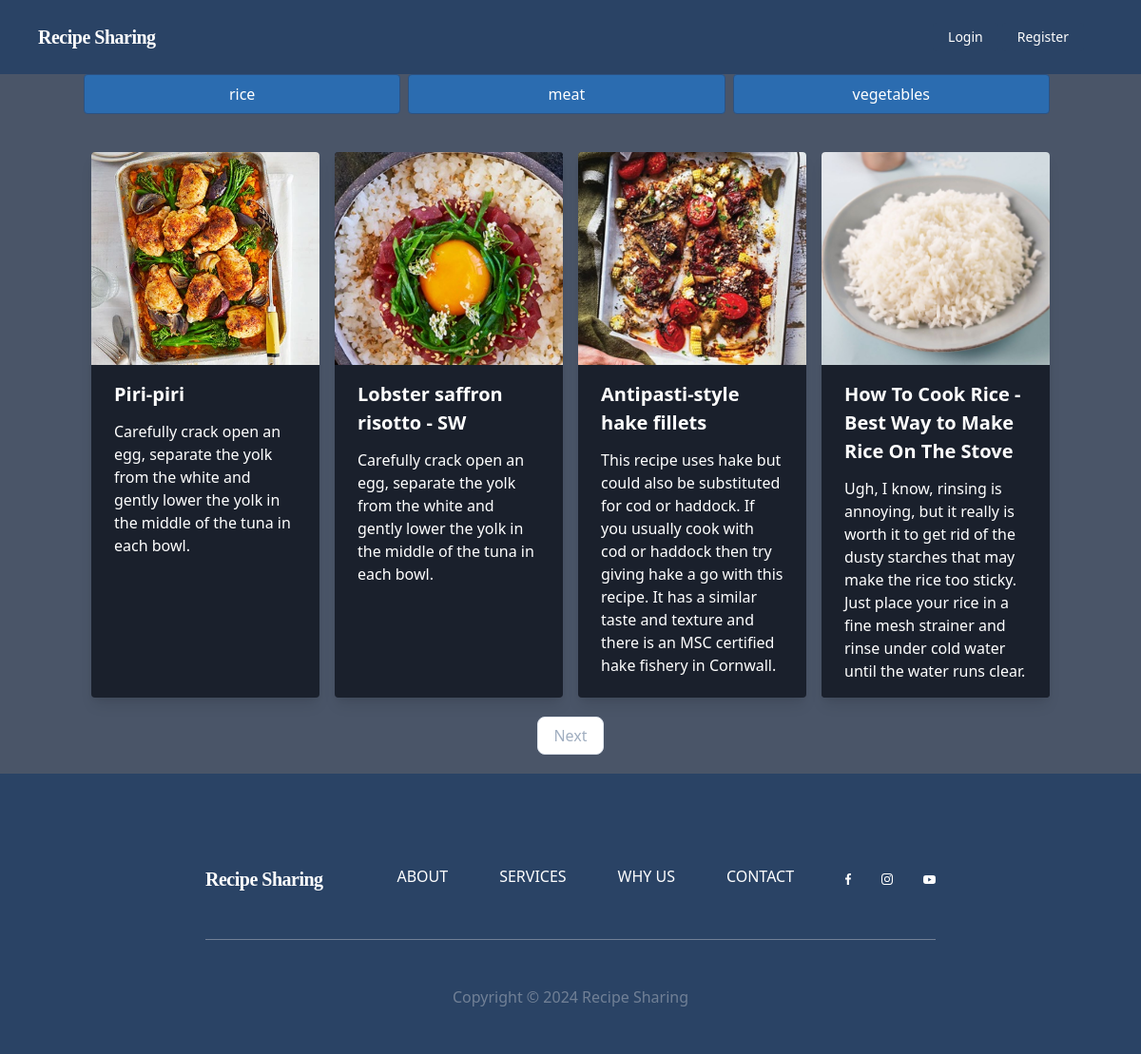
/category/rice/, run on the app's committed database.
### category/models.py (models this page shows, shortened)
class Category(models.Model):
    category_name = models.CharField(max_length = 50, unique = True)
    slug = models.SlugField(max_length= 100, unique = True)

### recipe/models.py (models this page shows, shortened)
class Recipe(models.Model):
    id= models.IntegerField(primary_key=True)
    recipe_name = models.CharField(max_length=100, unique=True)
    slug = models.SlugField(max_length=200, unique=True)
    description = models.TextField(max_length=500, blank=True)
    image = models.ImageField(upload_to='photos')
    category = models.ForeignKey(Category, on_delete=models.CASCADE)
    created_date = models.DateTimeField(auto_now_add=True)

### recipe/views.py (the view)
# urls.py: path('', views.show_recipe, name='show_recipe'),
def show_recipe(request, category_slug=None):
    if category_slug:
        category = get_object_or_404(Category, slug=category_slug)
        recipes = Recipe.objects.filter(category=category)
    else:
        if request.method == 'POST':
            need = request.POST['search_query']
            recipes =  Recipe.objects.filter(recipe_name__contains=need)
        else:
            recipes = Recipe.objects.all()
    paginator = Paginator(recipes, 4)
    page_number = request.GET.get('page')
    paged_recipes = paginator.get_page(page_number)
    categories = Category.objects.all()
    context = {'recipes': paged_recipes, 'categories': categories}
    return render(request, 'recipe.html', context)

### recipe/templates/recipe.html (shortened to what this page needs)
{% extends 'base.html' %}
{% block content %}
<ul class="flex">
    {% for category in categories %}
    <li class="flex-1 mr-2">
      <a class="text-center block border border-blue-800 rounded py-2 px-4 bg-blue-700 hover:bg-blue-700 text-white" href="{% url 'category_by_slug' category.slug %}">{{ category.category_name }}</a>
    </li>
    {% endfor %}
</ul>
<div class="mx-2">
    <div class="grid grid-cols-4 gap-4 mt-10">
        {% for item in recipes %}
        <div href="{% url 'recipe_detail' item.id %}" class="max-w-sm rounded bg-gray-900 overflow-hidden shadow-lg">
            <img class="w-full h-56 object-cover" src="{{ item.image.url }}" alt="Sunset in the mountains">
            <div class="px-6 py-4 text-white bg-gray-900">
                <div class="font-bold text-xl mb-3"><a href="{% url 'recipe_detail' item.id %}">{{ item.recipe_name }}</a>
                </div>
                <p class="text-white text-base ">
                    {{ item.description }}
                </p>
            </div>
        </div>
        {% endfor %}
    </div>
</div>
<div class="flex justify-center mt-5 mb-5">
    {% if recipes.has_next %}
    <a href="?page={{ recipes.next_page_number }}" class="mx-3 flex items-center justify-center px-4 h-10 text-base font-medium text-gray-500 bg-white border border-gray-300 rounded-lg hover:bg-gray-100 hover:text-gray-700 dark:bg-gray-800 dark:border-gray-700 dark:text-gray-400 dark:hover:bg-gray-700 dark:hover:text-white">
        Next
    </a>
    {% endif %}
</div>
{% endblock %}

### data on the page
Category: category_name "rice"
Category: category_name "meat"
Category: category_name "vegetables"
Recipe: image (picture), recipe_name "Piri-piri", description "Carefully crack open an egg, separate the yolk from the white and gently lower the yolk in the middle of the tuna in each bowl."
Recipe: image (picture), recipe_name "Lobster saffron risotto - SW", description "Carefully crack open an egg, separate the yolk from the white and gently lower the yolk in the middle of the tuna in each bowl."
Recipe: image (picture), recipe_name "Antipasti-style hake fillets", description "This recipe uses hake but could also be substituted for cod or haddock. If you usually cook with cod or haddock then try giving hake a go with this recipe. It has a similar taste and texture and there is an MSC certified hake fishery in Cornwall."
Recipe: image (picture), recipe_name "How To Cook Rice - Best Way to Make Rice On The Stove", description "Ugh, I know, rinsing is annoying, but it really is worth it to get rid of the dusty starches that may make the rice too sticky. Just place your rice in a fine mesh strainer and rinse under cold water until the water runs clear."
